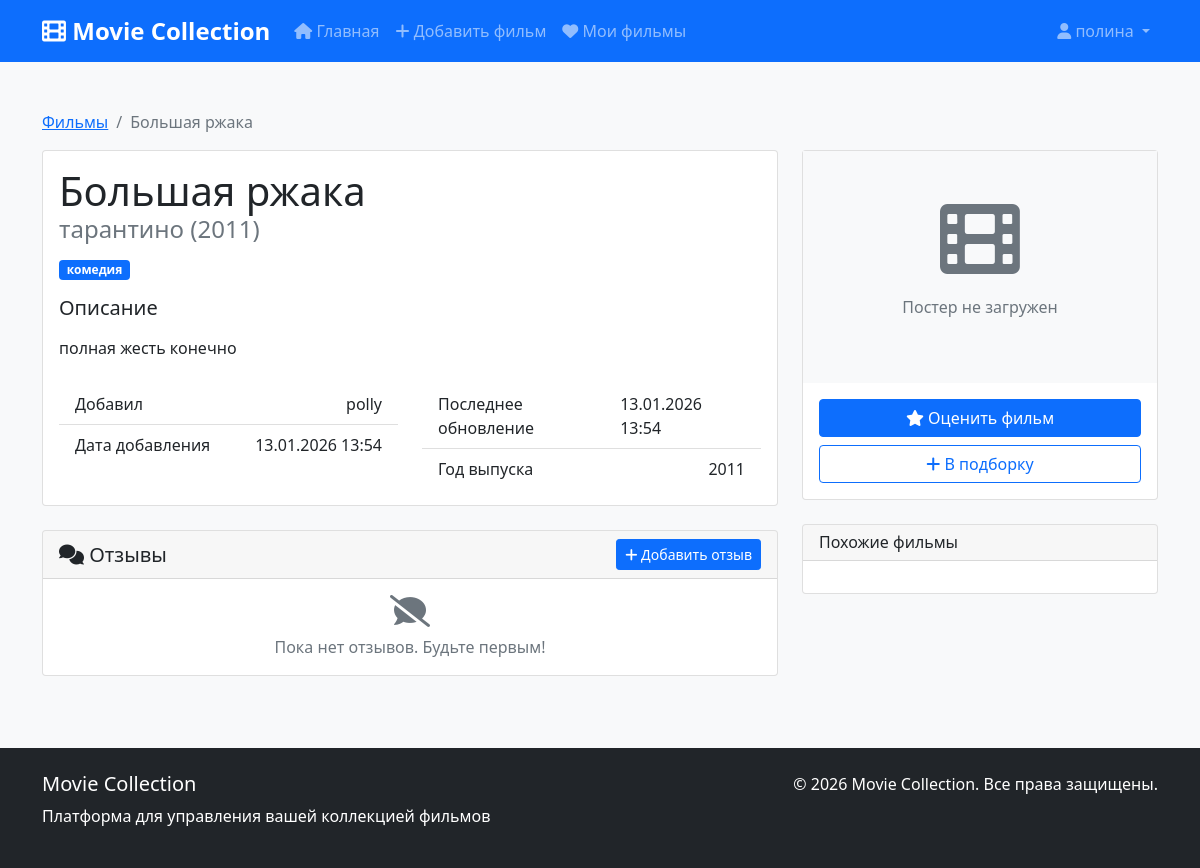
The app's page /movie/3/ (signed in) with its own data.
### movies/models.py (models this page shows, shortened)
class Movie(TimeStampedModel):
    title = models.CharField(
        _('Название фильма'),
        max_length=255
    )
    director = models.CharField(
        _('Режиссёр'),
        max_length=255
    )
    release_year = models.PositiveIntegerField(
        _('Год выпуска'),
        db_index=True,
        validators=[MinValueValidator(1888), MaxValueValidator(2100)]
    )
    genre = models.ForeignKey(
        Genre,
        on_delete=models.SET_NULL,
        null=True,
        blank=True,
        verbose_name=_('Жанр')
    )
    description = models.TextField(
        _('Описание'),
        blank=True
    )
    poster = models.ImageField(
        _('Постер'),
        upload_to='movie_posters/',
        null=True,
        blank=True
    )
    added_by = models.ForeignKey(
        User,
        on_delete=models.CASCADE,
        related_name='movies',
        verbose_name=_('Добавил пользователь')
    )
    class Meta:
        verbose_name = _('Фильм')
        verbose_name_plural = _('Фильмы')
        ordering = ['-created_at']
        unique_together = ['title', 'director', 'release_year']
    @property
    def average_rating(self):
        from django.db.models import Avg
        result = self.reviews.aggregate(average=Avg('rating'))
        return result['average'] or 0

class Genre(models.Model):
    name = models.CharField(
        _('Название жанра'),
        max_length=100,
        unique=True
    )
    class Meta:
        verbose_name = _('Жанр')
        verbose_name_plural = _('Жанры')
        ordering = ['name']

### movies/views.py (the view)
# urls.py: path('movie/<int:pk>/', views.MovieDetailView.as_view(), name='movie_detail'),
class MovieDetailView(DetailView):
    model = Movie
    template_name = 'movies/movie_detail.html'
    context_object_name = 'movie'
    def get_context_data(self, **kwargs):
        context = super().get_context_data(**kwargs)
        context['reviews'] = self.object.reviews.select_related('user').order_by('-created_at')
        return context

### templates/movies/movie_detail.html (shortened to what this page needs)
{% extends 'base.html' %}
{% load static %}
{% block content %}
<div class="container mt-4">
    <nav aria-label="breadcrumb">
        <ol class="breadcrumb">
            <li class="breadcrumb-item"><a href="{% url 'movies:movie_list' %}">Фильмы</a></li>
            <li class="breadcrumb-item active">{{ movie.title }}</li>
        </ol>
    </nav>
    <div class="row">
        <div class="col-lg-8">
            <div class="card mb-4">
                <div class="card-body">
                    <div class="d-flex justify-content-between align-items-start mb-3">
                        <div>
                            <h1 class="card-title mb-1">{{ movie.title }}</h1>
                            <h4 class="card-subtitle text-muted">{{ movie.director }} ({{ movie.release_year }})</h4>
                        </div>
                    </div>
                    <div class="d-flex align-items-center mb-3">
                        {% if movie.genre %}
                            <span class="badge bg-primary me-3">{{ movie.genre.name }}</span>
                        {% endif %}
                    </div>
                    {% if movie.description %}
                        <div class="mb-4">
                            <h5>Описание</h5>
                            <p class="card-text">{{ movie.description|linebreaks }}</p>
                        </div>
                    {% endif %}
                    <div class="row">
                        <div class="col-md-6">
                            <ul class="list-group list-group-flush">
                                <li class="list-group-item d-flex justify-content-between">
                                    <span>Добавил</span>
                                    <span>{{ movie.added_by.username }}</span>
                                </li>
                                <li class="list-group-item d-flex justify-content-between">
                                    <span>Дата добавления</span>
                                    <span>{{ movie.created_at|date:"d.m.Y H:i" }}</span>
                                </li>
                            </ul>
                        </div>
                        <div class="col-md-6">
                            <ul class="list-group list-group-flush">
                                <li class="list-group-item d-flex justify-content-between">
                                    <span>Последнее обновление</span>
                                    <span>{{ movie.updated_at|date:"d.m.Y H:i" }}</span>
                                </li>
                                <li class="list-group-item d-flex justify-content-between">
                                    <span>Год выпуска</span>
                                    <span>{{ movie.release_year }}</span>
                                </li>
                            </ul>
                        </div>
                    </div>
                </div>
            </div>
            <div class="card">
                <div class="card-header d-flex justify-content-between align-items-center">
                    <h5 class="mb-0"><i class="fas fa-comments"></i> Отзывы</h5>
                    {% if user.is_authenticated %}
                        <a href="#" class="btn btn-sm btn-primary" data-bs-toggle="modal" data-bs-target="#addReviewModal">
                            <i class="fas fa-plus"></i> Добавить отзыв
                        </a>
                    {% endif %}
                </div>
                <div class="card-body">
                    {% if reviews %}
                        {% for review in reviews %}
                            <div class="border-bottom pb-3 mb-3">
                                <div class="d-flex justify-content-between align-items-start">
                                    <div>
                                        <h6 class="mb-1">{{ review.user.username }}</h6>
                                        <div class="text-warning mb-2">
                                            {% for i in "12345" %}
                                                {% if forloop.counter <= review.rating %}
                                                    <i class="fas fa-star"></i>
                                                {% else %}
                                                    <i class="far fa-star"></i>
                                                {% endif %}
                                            {% endfor %}
                                            <small class="text-muted ms-2">{{ review.created_at|date:"d.m.Y" }}</small>
                                        </div>
                                    </div>
                                </div>
                                {% if review.text %}
                                    <p class="mb-0">{{ review.text|linebreaks }}</p>
                                {% endif %}
                            </div>
                        {% endfor %}
                    {% else %}
                        <p class="text-muted text-center mb-0">
                            <i class="fas fa-comment-slash fa-2x mb-2 d-block"></i>
                            Пока нет отзывов. Будьте первым!
                        </p>
                    {% endif %}
                </div>
            </div>
        </div>
        <div class="col-lg-4">
            <div class="sticky-top" style="top: 20px;">
                <div class="card mb-4">
                    {% if movie.poster %}
                        <img src="{{ movie.poster.url }}" class="card-img-top" alt="{{ movie.title }}">
                    {% else %}
                        <div class="text-center p-5 bg-light">
                            <i class="fas fa-film fa-5x text-muted mb-3"></i>
                            <p class="text-muted">Постер не загружен</p>
                        </div>
                    {% endif %}
                    <div class="card-body text-center">
                        {% if user.is_authenticated %}
                            <div class="d-grid gap-2">
                                <button class="btn btn-primary" data-bs-toggle="modal" data-bs-target="#addReviewModal">
                                    <i class="fas fa-star"></i> Оценить фильм
                                </button>
                                <button class="btn btn-outline-primary" data-bs-toggle="modal" data-bs-target="#addToCollectionModal">
                                    <i class="fas fa-plus"></i> В подборку
                                </button>
                            </div>
                        {% endif %}
                    </div>
                </div>
                <div class="card">
                    <div class="card-header">
                        <h6 class="mb-0">Похожие фильмы</h6>
                    </div>
                    <div class="card-body">
                    </div>
                </div>
            </div>
        </div>
    </div>
</div>
{% endblock %}

### templates/base.html (shortened to what this page needs)
{% load static %}
<!DOCTYPE html>
<html lang="ru">
<head>
    <link href="https://cdn.jsdelivr.net/npm/bootstrap@5.1.3/dist/css/bootstrap.min.css" rel="stylesheet">
    <link rel="stylesheet" href="https://cdnjs.cloudflare.com/ajax/libs/font-awesome/6.0.0/css/all.min.css">
    <link rel="stylesheet" href="{% static 'css/style.css' %}">
</head>
<body>
    <nav class="navbar navbar-expand-lg navbar-dark bg-primary">
        <div class="container">
            <a class="navbar-brand" href="{% url 'movies:movie_list' %}">
                <i class="fas fa-film"></i> Movie Collection
            </a>
            <div class="collapse navbar-collapse" id="navbarNav">
                <ul class="navbar-nav me-auto">
                    <li class="nav-item">
                        <a class="nav-link" href="{% url 'movies:movie_list' %}">
                            <i class="fas fa-home"></i> Главная
                        </a>
                    </li>
                    <li class="nav-item">
                        <a class="nav-link" href="{% url 'movies:movie_create' %}">
                            <i class="fas fa-plus"></i> Добавить фильм
                        </a>
                    </li>
                    {% if user.is_authenticated %}
                    <li class="nav-item">
                        <a class="nav-link" href="#">
                            <i class="fas fa-heart"></i> Мои фильмы
                        </a>
                    </li>
                    {% endif %}
                </ul>
                <ul class="navbar-nav">
                    {% if user.is_authenticated %}
                        <li class="nav-item dropdown">
                            <a class="nav-link dropdown-toggle" href="#" id="navbarDropdown" role="button"
                               data-bs-toggle="dropdown">
                                <i class="fas fa-user"></i> {{ user.username }}
                            </a>
                        </li>
                    {% endif %}
                </ul>
            </div>
        </div>
    </nav>
    <main class="py-4">
        {% block content %}
        {% endblock %}
    </main>
    <footer class="bg-dark text-white mt-5 py-4">
        <div class="container">
            <div class="row">
                <div class="col-md-6">
                    <h5>Movie Collection</h5>
                    <p>Платформа для управления вашей коллекцией фильмов</p>
                </div>
                <div class="col-md-6 text-end">
                    <p>&copy; {% now "Y" %} Movie Collection. Все права защищены.</p>
                </div>
            </div>
        </div>
    </footer>
</body>
</html>

### static/css/style.css (style rules this page uses)
body { font-family: 'Segoe UI', Tahoma, Geneva, Verdana, sans-serif; background-color: #f8f9fa; min-height: 100vh; display: flex; flex-direction: column; }
main { flex: 1; }
.navbar-brand { font-weight: bold; font-size: 1.5rem; }
.btn-primary { background-color: #0d6efd; border-color: #0d6efd; }

### records on screen
Movie: title "Большая ржака", director "тарантино", release_year "2011", genre.name "комедия", description "полная жесть конечно", added_by.username "polly", created_at "13.01.2026 13:54", updated_at "13.01.2026 13:54"

### other values on screen
{{ user.username }} "полина"
